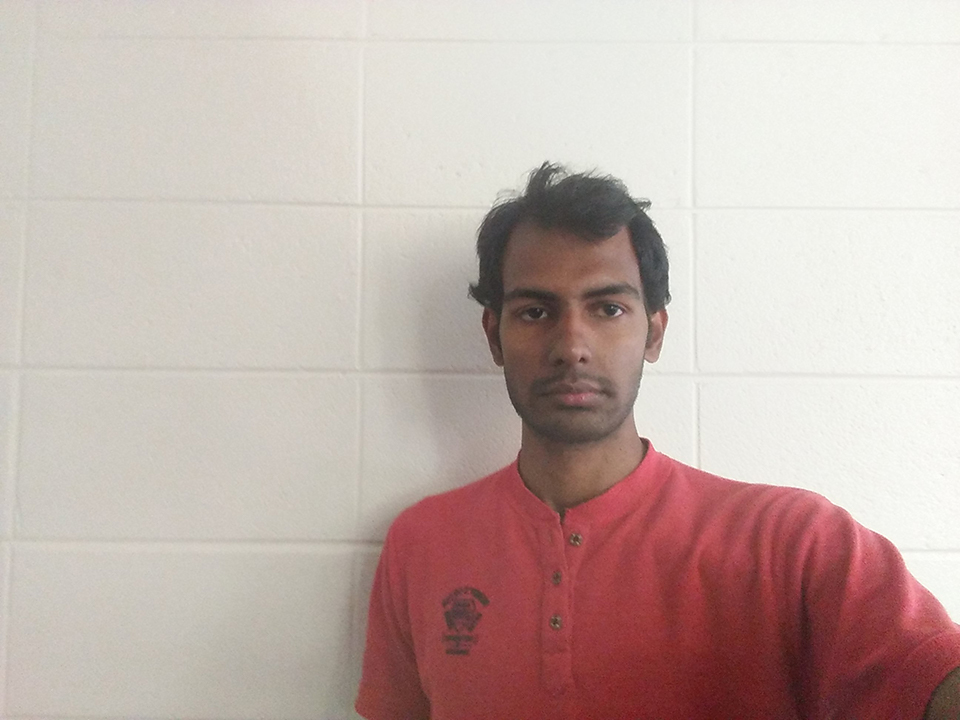
%> input picture act1/face_03_u6528602.jpg, 960 x 720 px
$ octave act1.m   (GNU Octave 9; MATLAB toolbox functions it lacks are replaced by stand-ins)
%> lines starting %> are read from the running program, lines starting %| are printed output that depends on the picture
% resize and hist eq images
close all


[scaled_img, ~] = imread('face_03_u6528602.jpg');
%> scaled_img is the input picture: size 720x960x3 uint8; mean R, G, B 196.3, 177.7, 172.1
scaled_img = imresize(scaled_img, [512, 768]);
%> scaled_img: size 512x768x3 uint8
r = scaled_img(:, :, 1); % get R channel
g = scaled_img(:, :, 2); % get G channel
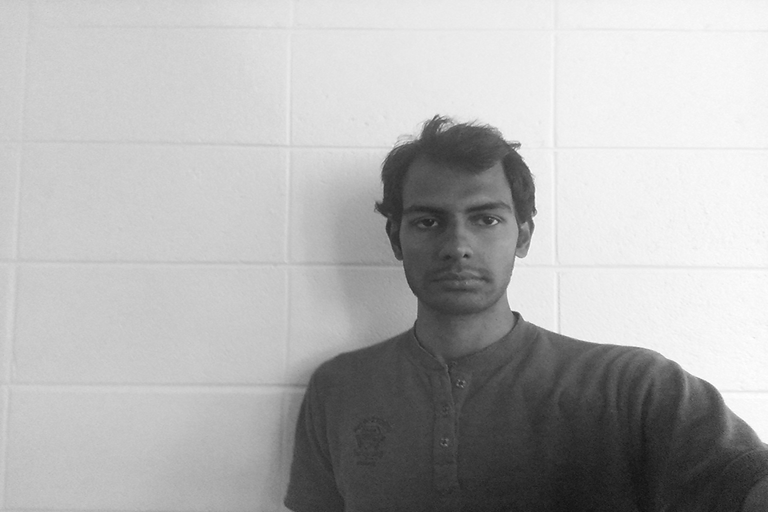
%> g: size 512x768 uint8; min 17, max 255, mean 177.7
b = scaled_img(:, :, 3); % get B channel

figure
imshow(scaled_img)
title('Scaled image');

figure
subplot(2,3,1);
imshow(r); % show histogram R
title('(a) R channel');
subplot(2,3,2);
imshow(g); % show histogram G
title('(b) G channel');
subplot(2,3,3);
imshow(b); % show histogram B
title('(c) B channel');

subplot(2,3,4);
imhist(r); % show histogram R
title('(a) R channel histogram');
subplot(2,3,5);
imhist(g); % show histogram G
title('(b) G channel histogram');
subplot(2,3,6);
imhist(b); % show histogram B
title('(c) B channel histogram');
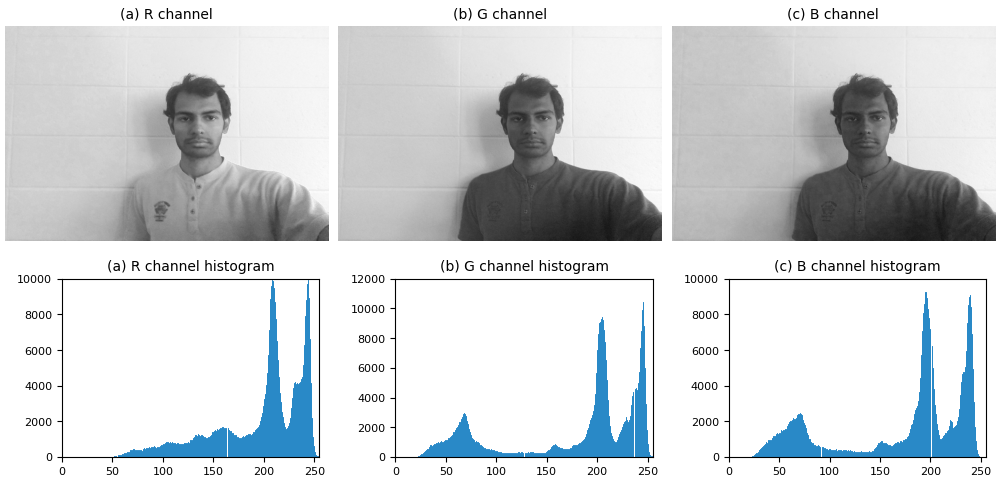
%> figure redrawn from the program's plot data, 6 panels

hist_eq_img = histeq(scaled_img); % get equalized histogram
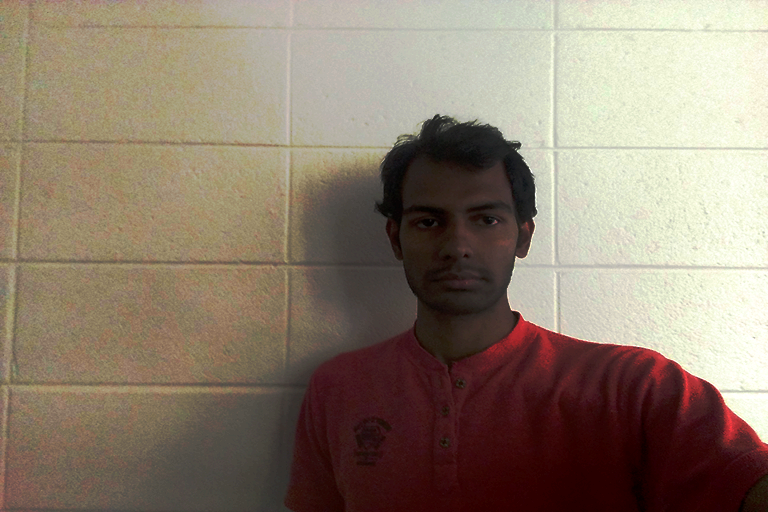
%> hist_eq_img: size 512x768x3 uint8; mean R, G, B 141.8, 126.9, 110.8
rh = hist_eq_img(:, :, 1);
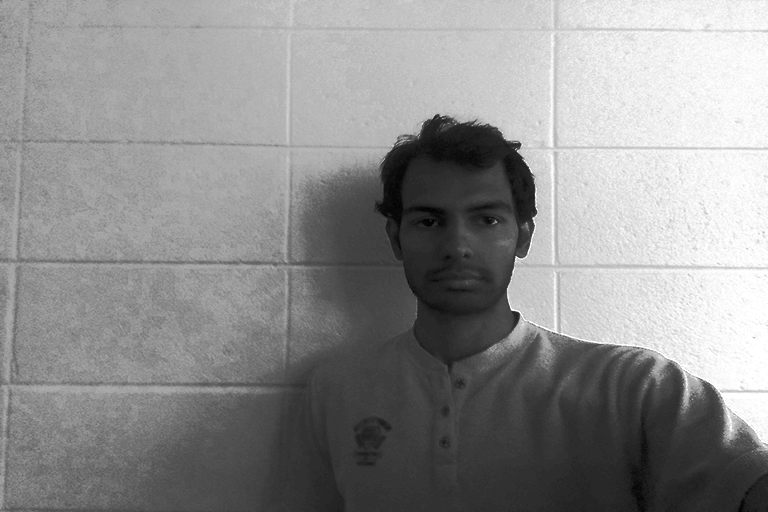
%> rh: size 512x768 uint8; min 0, max 255, mean 141.8
gh = hist_eq_img(:, :, 2);
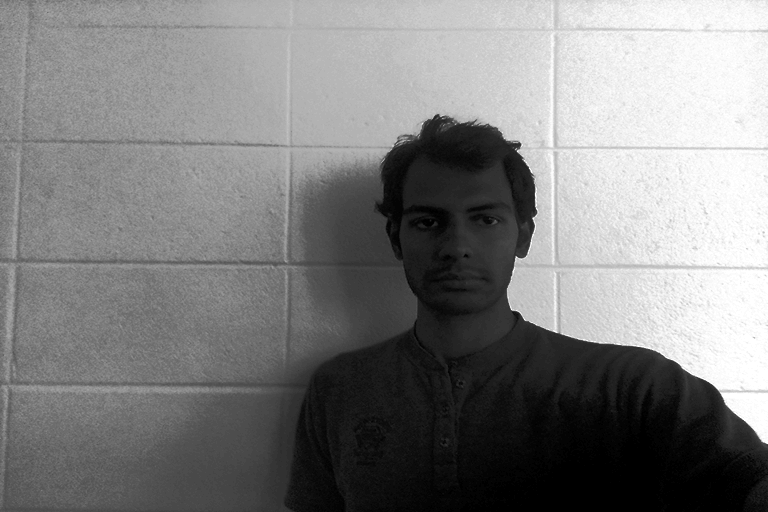
%> gh: size 512x768 uint8; min 0, max 255, mean 126.9
bh = hist_eq_img(:, :, 3);
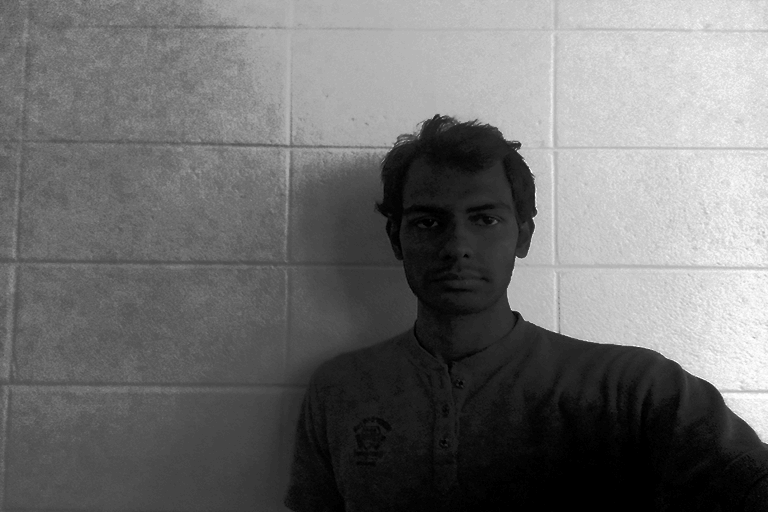
%> bh: size 512x768 uint8; min 0, max 255, mean 110.8


figure
subplot(3,2,1);
imshow(hist_eq_img(:,:,1));
title('(a) R channel');
subplot(3,2,3);
imshow(hist_eq_img(:,:,1));
title('(b) G channel');
subplot(3,2,5);
imshow(hist_eq_img(:,:,1));
title('(c) B channel');

subplot(3,2,2);
imhist(rh); % show histogram R
title('(d) R channel histogram');
subplot(3,2,4);
imhist(gh); % show histogram G
title('(e) G channel histogram');
subplot(3,2,6);
imhist(bh); % show histogram B
title('(f) B channel histogram');
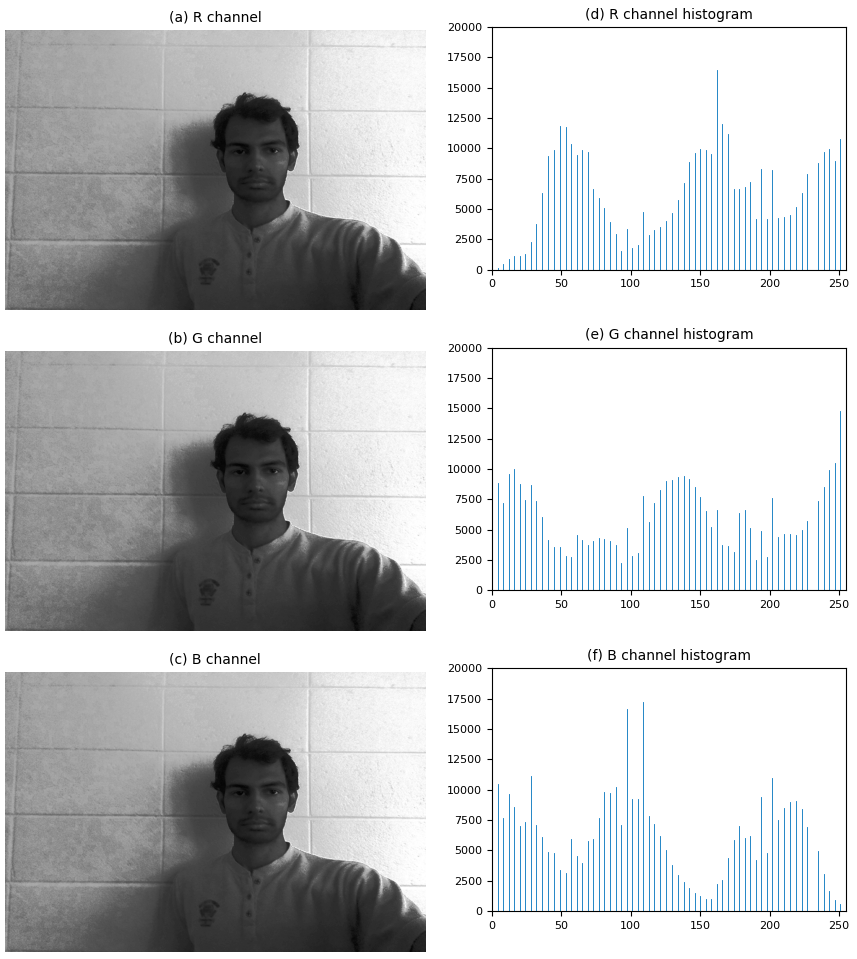
%> figure redrawn from the program's plot data, 6 panels

$ run again, with act1/face_01_u6528602.jpg copied over act1/face_03_u6528602.jpg
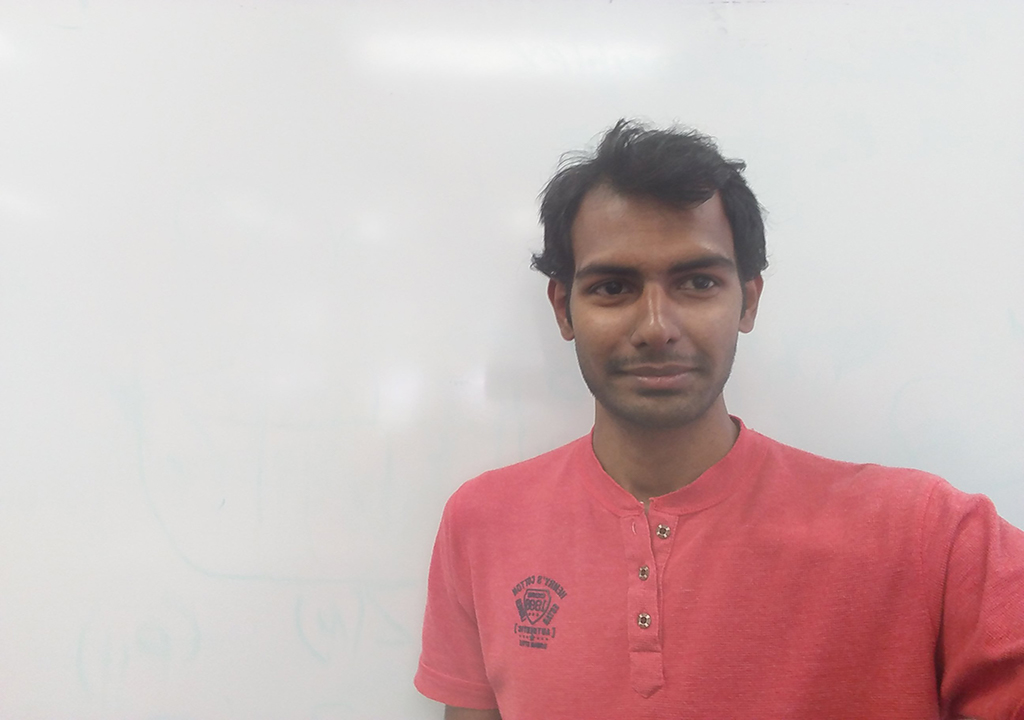
%> input picture act1/face_01_u6528602.jpg, 1024 x 720 px
%> scaled_img is the input picture: size 720x1024x3 uint8; mean R, G, B 207.8, 185.3, 185.8
%> scaled_img: size 512x768x3 uint8
%> `g = scaled_img(:, :, 2);`:
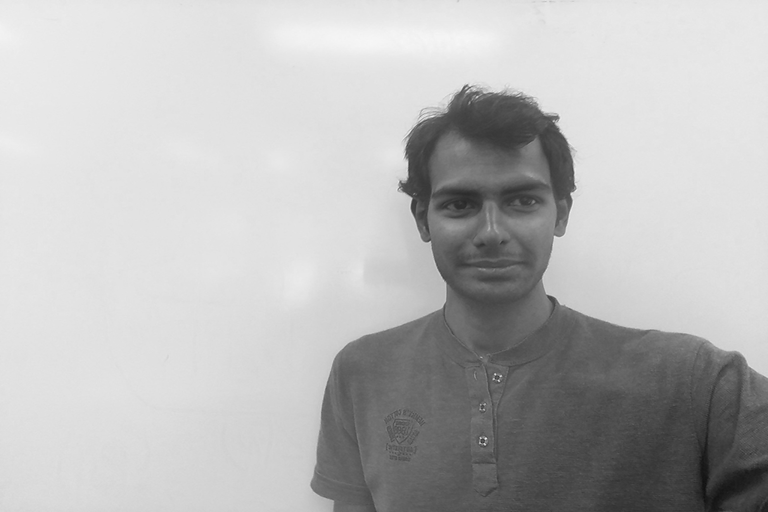
%> g: size 512x768 uint8; min 16, max 247, mean 185.3
%> `bh = hist_eq_img(:, :, 3);`:
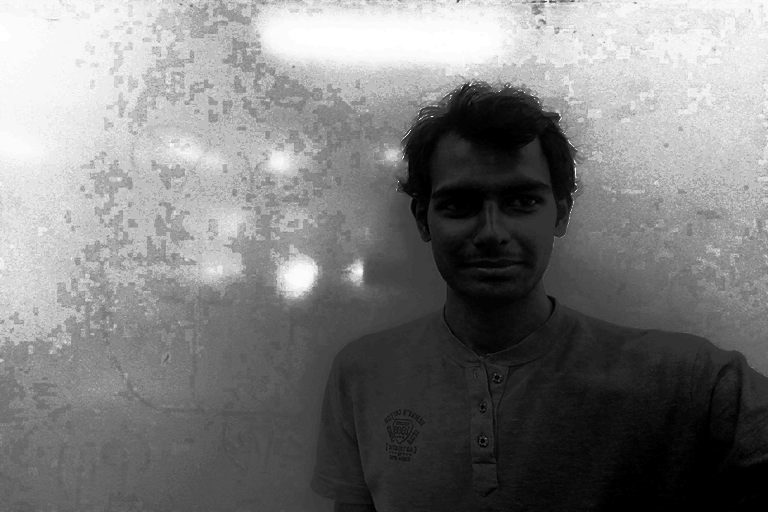
%> bh: size 512x768 uint8; min 0, max 255, mean 123.9

$ run again, with act1/face_02_u6528602.jpg copied over act1/face_03_u6528602.jpg
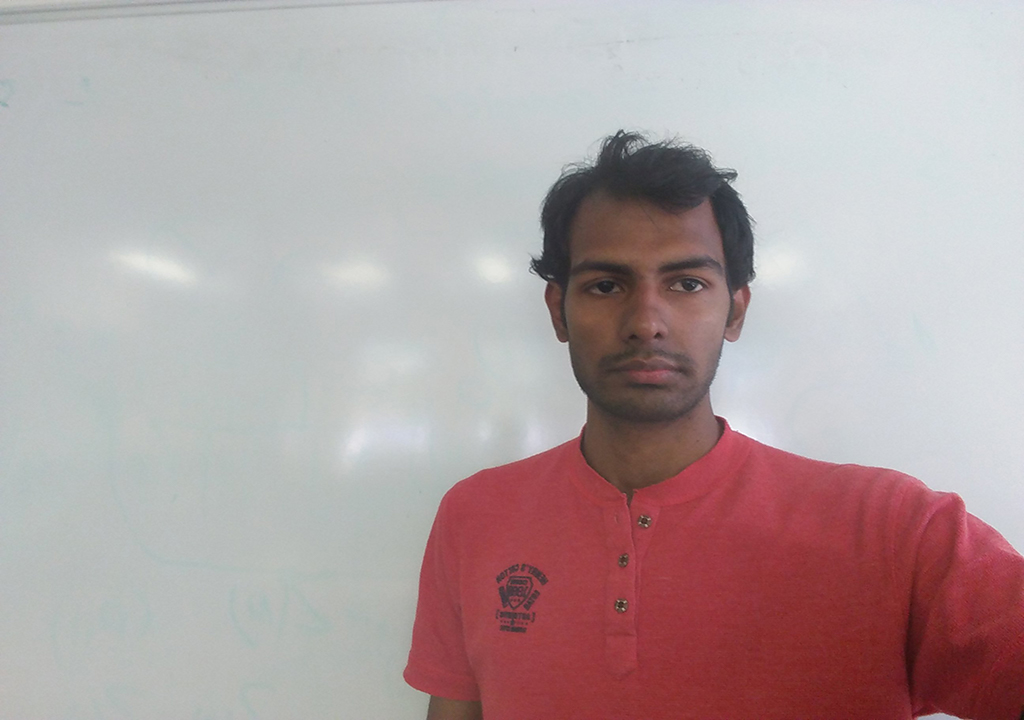
%> input picture act1/face_02_u6528602.jpg, 1024 x 720 px
%> scaled_img is the input picture: size 720x1024x3 uint8; mean R, G, B 177.9, 162, 163.4
%> scaled_img: size 512x768x3 uint8
%> `rh = hist_eq_img(:, :, 1);`:
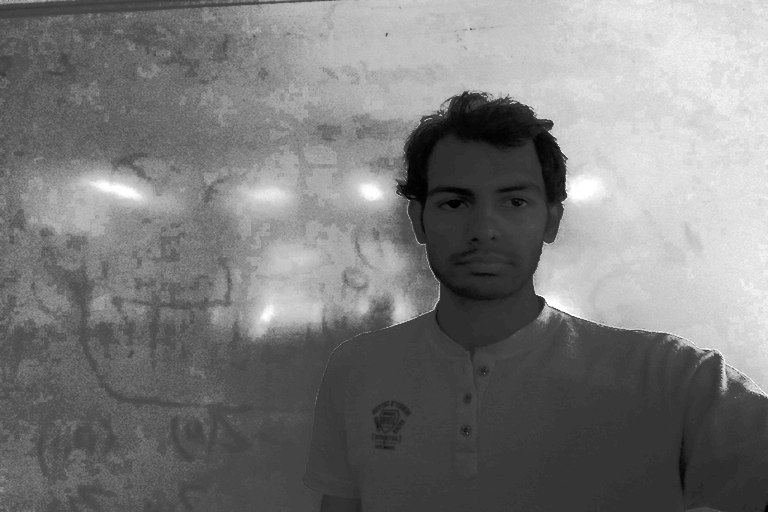
%> rh: size 512x768 uint8; min 0, max 255, mean 122.5
%> `bh = hist_eq_img(:, :, 3);`:
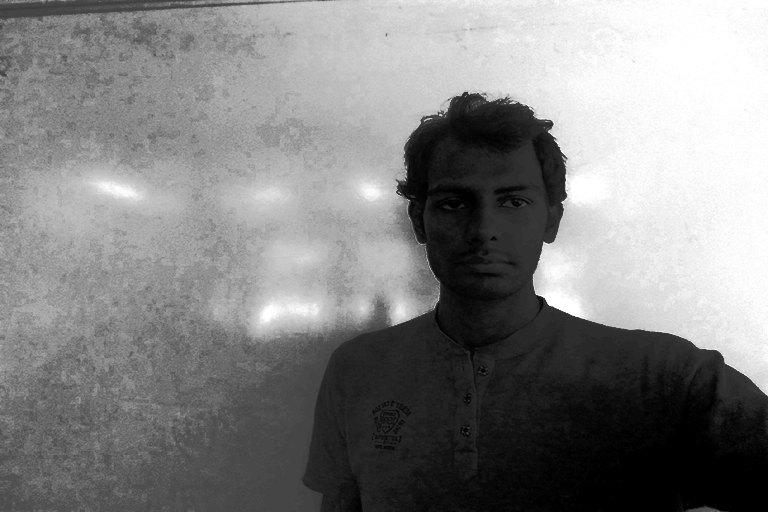
%> bh: size 512x768 uint8; min 0, max 255, mean 130.4
